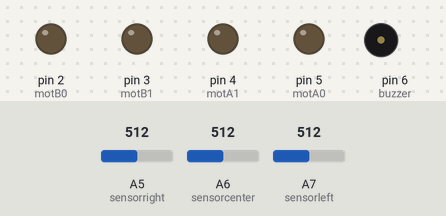
This sketch was run on a simulated Arduino Nano, built with avr-gcc and run on an emulated ATmega328P. Shown: output pins drawn as LEDs (lit = HIGH), buzzer (waves = sounding, pin HIGH). The inputs (shaded band) are chosen by the test bench; at power-on: A5 (sensorright) = 512, A6 (sensorcenter) = 512, A7 (sensorleft) = 512.

Above: at 1.2 s.
1.3 s: A5 (sensorright) set to 535
2.8 s: A5 (sensorright) set to 567
At 3.7 s:
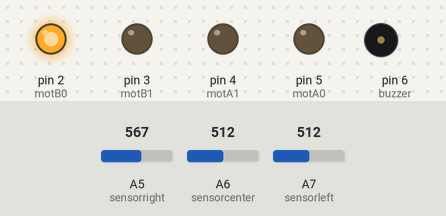
4.3 s: A5 (sensorright) set to 540
At 4.8 s:
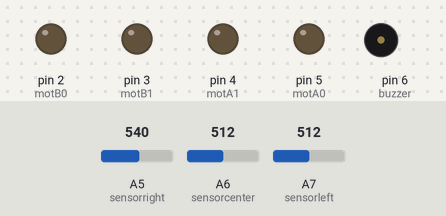
5.8 s: A6 (sensorcenter) set to 539
7.3 s: A6 (sensorcenter) set to 565
At 8.3 s:
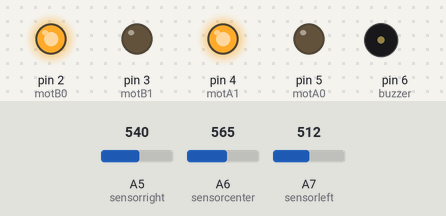
8.8 s: A7 (sensorleft) set to 534
10.3 s: A7 (sensorleft) set to 569
At 10.6 s:
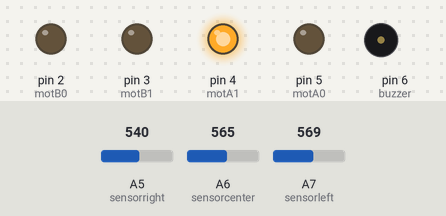
Timing chart, 0 to 12.8 s (numbered marks = the images above; inputs shaded):
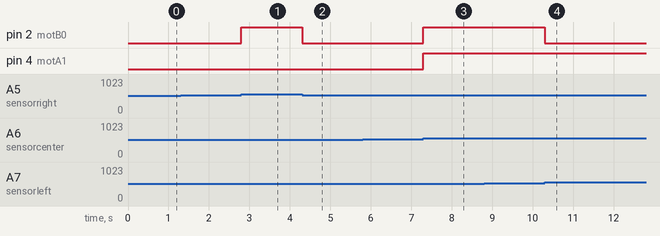

Measured:
- the behaviour switches between 550 and 551 on A5 (sensorright) (found by bisection; images 0 and 1)
- the behaviour switches between 550 and 551 on A6 (sensorcenter) (found by bisection; images 2 and 3)
- the behaviour switches between 550 and 551 on A7 (sensorleft) (found by bisection; images 3 and 4)
- after the input at 1.3 s, every drawn part: stays the same
- after the input at 2.8 s, pin 2 (motB0): LOW → HIGH at once
- after the input at 4.3 s, pin 2 (motB0): HIGH → LOW at once
- after the input at 5.8 s, every drawn part: stays the same
- after the input at 7.3 s, pin 2 (motB0), pin 4 (motA1): LOW → HIGH at once
- after the input at 8.8 s, every drawn part: stays the same
- after the input at 10.3 s, pin 2 (motB0): HIGH → LOW at once

The sketch:

SeguidorDeLineaBlanca.ino
```cpp
int motB0 = 2;
int motB1 = 3; //PWM
int motA1 = 4;
int motA0 = 5; //PWM

int sensorleft = A7;
int sensorcenter = A6;
int sensorright = A5;

long cont1 = 0;

int l1 = 0;
int l2 = 0;
int l3 = 0;

int f1 = 0;
int f2 = 0;
int f3 = 0;

int f4 = 0;
int f5 = 0;
int f6 = 0;

int buzzer = 6; //El pin al que se conecta el buzzer es el 6

int echo = 8;
int triger = 7;

int vel = 200;

void setup()
{
Serial.begin(9600);
pinMode(motA0, OUTPUT);
pinMode(motA1, OUTPUT);
pinMode(motB0, OUTPUT);
pinMode(motB1, OUTPUT);
pinMode(buzzer, OUTPUT); // Pin 6 declarado como salida
pinMode(echo, INPUT);
pinMode(triger, OUTPUT);
digitalWrite(triger, LOW);

digitalWrite(motA0, LOW);
digitalWrite(motA1, LOW);
digitalWrite(motB0, LOW);
digitalWrite(motB1, LOW);

pinMode(sensorright, INPUT);
pinMode(sensorcenter, INPUT);
pinMode(sensorleft, INPUT);
}

void loop()
{
l3=analogRead(sensorleft);
l2=analogRead(sensorcenter);
l1=analogRead(sensorright);

if ((l1 > 550 && l2 > 550 && l3 > 550 || l1 < 550 && l2 < 550 && l3 < 550 ) && cont1 > 0) //feedback when comes all sensor on white
{
l1 = f1;
l2 = f2;
l3 = f3;
cont1=cont1-1;//decremento de ciclos para salir de la memoria
}

////////////////////////////////////////////////////////////////////////////

if (l1 > 550 && l2 < 550 && l3 < 550 || l1 > 550 && l2 > 550 && l3 < 550)
{
derecha();
}
else if (l1 < 550 && l2 < 550 && l3 > 550 || l1 < 550 && l2 > 550 && l3 > 550)
{
izquierda();
}
else if (l1 < 550 && l2 > 550 && l3 < 550)
{
adelanter();
cont1 = 20000; // Numero de ciclos para mantener la memoria
}
else
{
if(l1 > 550 && l2 > 550 && l3 > 550 || l1 < 550 && l2 < 550 && l3 < 550) //Detener en caso de 3 sensores en el mismo color
{
alto();
}
}

///////////////////////////////////////////////////////////////////
f1 = l1;
f2 = l2;
f3 = l3; //memory variables
}

long distancia()
{
long t;
long d;

digitalWrite(triger, HIGH);
delayMicroseconds(10);
digitalWrite(triger, LOW);

t = pulseIn(echo, HIGH);
d = t / 59;
if (d <= 1 || d >= 25)
{
d = 1000;
}
delay(10);
return d;
}

void alto()
{
digitalWrite(motA0, 0);
digitalWrite(motA1, 0);//PWM
digitalWrite(motB0, 0); //PWM
digitalWrite(motB1, 0);
}

void atras()
{
digitalWrite(motA0, 1);
digitalWrite(motA1, 0); //PWM
digitalWrite(motB1, 1); //PWM
digitalWrite(motB0, 0);
}

void adelante()
{
digitalWrite(motA1, 1);
analogWrite(motA0, 50); //PWM
analogWrite(motB1, 50); //PWM
digitalWrite(motB0, 1);
}

void adelanter()
{
digitalWrite(motA1, 1);
digitalWrite(motA0, 0); //PWM
digitalWrite(motB0, 1); //PWM
digitalWrite(motB1, 0);
}

void adelantes()
{
digitalWrite(motA1, 1);
analogWrite(motA0, 80); //PWM
digitalWrite(motB0, 1); //PWM
digitalWrite(motB1, 0);
}

void izquierda()
{
digitalWrite(motA0, 0);
digitalWrite(motA1, 1); //PWM
digitalWrite(motB0, 0); //PWM
digitalWrite(motB1, 0);
}

void derecha()
{
digitalWrite(motA1,0);
digitalWrite(motA0, 0); //PWM
digitalWrite(motB0, 1); //PWM
digitalWrite(motB1, 0);

}

void atrasderecha(){
digitalWrite(motA0, 0);
digitalWrite(motA1, 0); //PWM
digitalWrite(motB0, 0); //PWM
digitalWrite(motB1, 1);
}


void atrasizquierda(){
digitalWrite(motA0, 1);
digitalWrite(motA1, 0); //PWM
digitalWrite(motB0, 0); //PWM
digitalWrite(motB1, 0);
}
```
